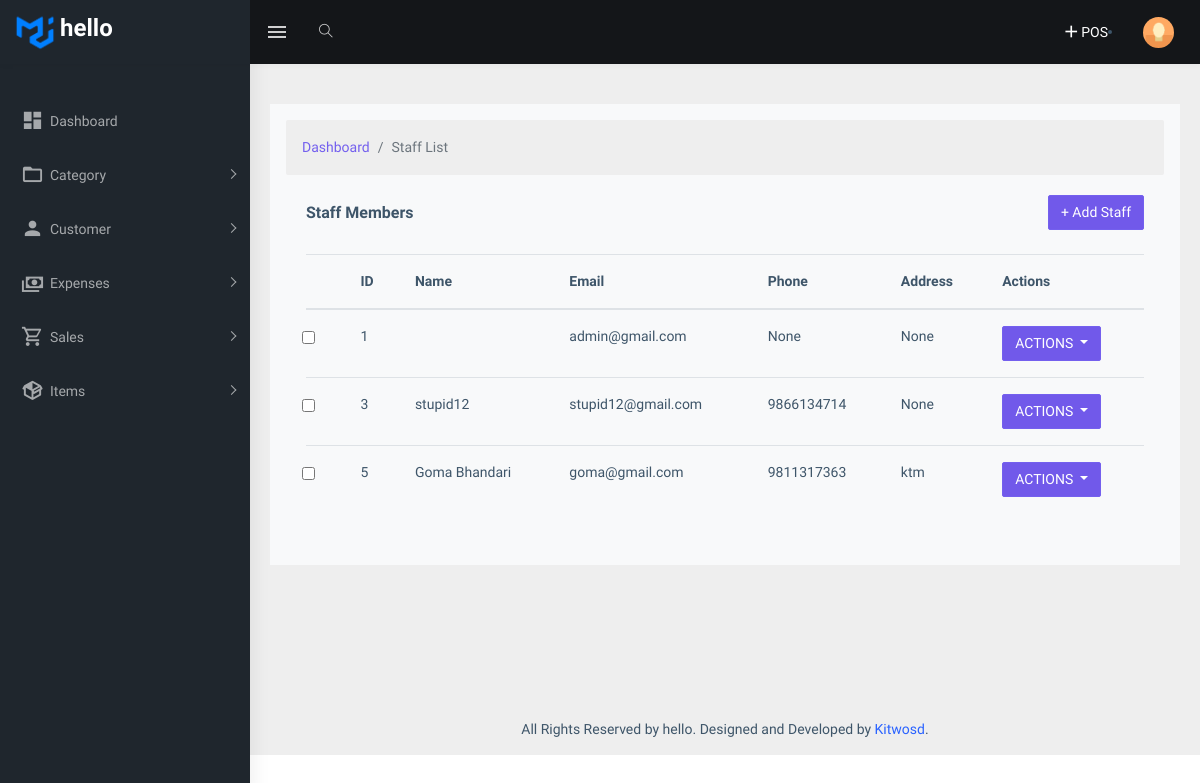
Page /staff/ on the committed database.
### app/frontend/models.py (models this page shows, shortened)
class OrganizationSetting(models.Model):
    company_name = models.CharField(max_length=255, unique=True)
    logo = models.ImageField(upload_to='organization_logos/', blank=False, null=False)
    phone = models.IntegerField(blank=True, null=True)
    telephone = models.CharField(max_length=20, blank=True, null=True)
    location = models.CharField(max_length=255, blank=True, null=True)
    pan_vat = models.CharField(max_length=100, blank=True, null=True)
    email = models.EmailField(max_length=255, blank=True, null=True)

### app/account/models.py (models this page shows)
class User(AbstractUser):
    email = models.EmailField(unique=True)
    fullname = models.CharField(max_length=255)
    is_admin = models.BooleanField(default=False)
    is_staff = models.BooleanField(default=False)
    is_editor = models.BooleanField(default=False)  # Add this field for editors
    phone_no = models.CharField(max_length=15, blank=True, null=True)
    address = models.TextField(blank=True, null=True)
    image = models.ImageField(upload_to='profile_images/', blank=True, null=True)
    USERNAME_FIELD = 'email'
    REQUIRED_FIELDS = ['username', 'fullname']
    groups = models.ManyToManyField(Group, related_name='custom_user_set', blank=True)
    user_permissions = models.ManyToManyField(Permission, related_name='custom_user_set', blank=True)

### app/frontend/views.py (the view)
# urls.py: path('staff/', views.StaffListView.as_view(), name='staff_list'),
class StaffListView(View):
    template_name = 'backend/staff_list.html'
    def get(self, request):
        staff_members = User.objects.filter(is_staff=True)
        return render(request, self.template_name, {'staff_members': staff_members})

### app/frontend/context_processors.py (called while the page is built)
def organization_settings(request):
    organization = OrganizationSetting.objects.first()  # Get the first organization settings
    return {'organization': organization}

### templates/backend/staff_list.html (shortened to what this page needs)
{% extends 'base.html' %}
{% load static %}
{% block content %}
<div class="container-fluid">
    <div class="bg-light p-3 mb-4">
        <nav aria-label="breadcrumb">
            <ol class="breadcrumb m-0">
                <li class="breadcrumb-item"><a href="{% url 'frontend:index' %}" class="text-decoration-none text-primary">Dashboard</a></li>
                <li class="breadcrumb-item active" aria-current="page">Staff List</li>
            </ol>
        </nav>
    <div class="card-body">
        <div class="d-flex justify-content-between align-items-center mb-4">
            <h5 class="card-title mb-0">Staff Members</h5>
            <a href="{% url 'frontend:create_staff' %}" class="btn btn-primary" style="background-color: #7159ea;">
                + Add Staff
            </a>
        </div>
        <div class="table-responsive">
            <table class="table">
                <thead>
                    <tr>
                        <th></th>
                        <th><strong>ID</strong></th>
                        <th><strong>Name</strong></th>
                        <th><strong>Email</strong></th>
                        <th><strong>Phone</strong></th>
                        <th><strong>Address</strong></th>
                        <th><strong>Actions</strong></th>
                    </tr>
                </thead>
                <tbody>
                    {% for staff in staff_members %}
                    <tr>
                        <td><input type="checkbox" class="form-check-input"></td>
                        <td>{{ staff.id }}</td>
                        <td>{{ staff.fullname }}</td>
                        <td>{{ staff.email }}</td>
                        <td>{{ staff.phone_no }}</td>
                        <td>{{ staff.address }}</td>
                        <td>
                            <div class="dropdown">
                                <button class="btn btn-primary dropdown-toggle" type="button"
                                        style="background-color: #7159ea;" data-bs-toggle="dropdown">
                                    ACTIONS
                                </button>
                            </div>
                        </td>
                    </tr>
                    {% empty %}
                    <tr>
                        <td colspan="7" class="text-center text-muted">No staff members found.</td>
                    </tr>
                    {% endfor %}
                </tbody>
            </table>
        </div>
    </div>
</div>
</div>
{% endblock %}

### templates/base.html (shortened to what this page needs)
<!DOCTYPE html>
{% load static %}
<html dir="ltr" lang="en">
<head>
    <link href="{% static 'assets/libs/flot/css/float-chart.css' %}" rel="stylesheet">
    <link href="{% static 'assets/css/style.min.css' %}" rel="stylesheet">
    <link rel="stylesheet" href="https://cdn.jsdelivr.net/npm/@mdi/font/css/materialdesignicons.min.css">
</head>
<body>
    <div id="main-wrapper">
        <header class="topbar" data-navbarbg="skin5">
            <nav class="navbar top-navbar navbar-expand-md navbar-dark">
                <div class="navbar-header" data-logobg="skin5">
                    <a class="navbar-brand" href="{% url 'frontend:index' %}">
                        {% if organization.logo %}
                            <img src="{{ organization.logo.url }}" alt="logo" style="max-height: 50px; width: auto;">
                        {% endif %}
                        <h3>{{ organization.company_name }}</h3>
                    </a>
                </div>
                <div class="navbar-collapse collapse" id="navbarSupportedContent" data-navbarbg="skin5">
                    <ul class="navbar-nav float-left mr-auto">
                        <li class="nav-item d-none d-md-block"><a class="nav-link sidebartoggler waves-effect waves-light" href="javascript:void(0)" data-sidebartype="mini-sidebar"><i class="mdi mdi-menu font-24"></i></a></li>
                        <li class="nav-item search-box"> <a class="nav-link waves-effect waves-dark" href="javascript:void(0)"><i class="ti-search"></i></a>
                        </li>
                    </ul>
                    <a href="{% url 'frontend:pos_page' %}" class="text-decoration-none">
                        <div class="d-flex align-items-center">
                            <i class="mdi mdi-plus text-white" style="font-size: 20px;"></i>
                            <span class="ms-2 text-white fw-bold d-none d-sm-inline">POS</span>
                        </div>
                    </a>
                    <li class="nav-item dropdown">
                        <a class="nav-link dropdown-toggle text-muted waves-effect waves-dark pro-pic" href="" data-toggle="dropdown" aria-haspopup="true" aria-expanded="false"><img src="{% static 'assets/images/users/1.jpg' %}" alt="user" class="rounded-circle" width="31"></a>
                    </li>
                </div>
            </nav>
        </header>
        <aside class="left-sidebar" data-sidebarbg="skin5">
            <div class="scroll-sidebar">
                <nav class="sidebar-nav">
                    <ul id="sidebarnav" class="p-t-30">
                        <li class="sidebar-item"> <a class="sidebar-link waves-effect waves-dark sidebar-link" href="{% url 'frontend:index' %}" aria-expanded="false"><i class="mdi mdi-view-dashboard"></i><span class="hide-menu">Dashboard</span></a></li>
                        <li class="sidebar-item">
                            <a class="sidebar-link has-arrow waves-effect waves-dark" href="javascript:void(0)" aria-expanded="false">
                                <i class="mdi mdi-folder-outline"></i><span class="hide-menu">Category</span>
                            </a>
                        </li>
                        <li class="sidebar-item"> <a class="sidebar-link has-arrow waves-effect waves-dark" href="javascript:void(0)" aria-expanded="false"><i class="mdi mdi-account"></i><span class="hide-menu">Customer </span></a>
                        </li>
                        <li class="sidebar-item">
                            <a class="sidebar-link has-arrow waves-effect waves-dark" href="javascript:void(0)" aria-expanded="false">
                                <i class="mdi mdi-cash-multiple"></i><span class="hide-menu">Expenses</span>
                            </a>
                        </li>
                        <li class="sidebar-item">
                            <a class="sidebar-link has-arrow waves-effect waves-dark" href="javascript:void(0)" aria-expanded="false">
                                <i class="mdi mdi-cart-outline"></i><span class="hide-menu">Sales</span>
                            </a>
                        </li>
                        <li class="sidebar-item">
                            <a class="sidebar-link has-arrow waves-effect waves-dark" href="javascript:void(0)" aria-expanded="false">
                                <i class="mdi mdi-package-variant"></i><span class="hide-menu">Items </span>
                            </a>
                        </li>
                    </ul>
                </nav>
            </div>
        </aside>
        <div class="page-wrapper">
             <div class="page-breadcrumb">
            </div>
            {% block content%}
            {% endblock %}
            <footer class="footer text-center">
                All Rights Reserved by {{ organization.company_name }}. Designed and Developed by <a href="https://www.kitwosd.com/">Kitwosd</a>.
         </footer>
        </div>
    </body>
    </html>

### rows in the picture
OrganizationSetting: logo (picture), company_name "hello"
User: id "1", email "admin@gmail.com", phone_no "None", address "None"
User: id "3", fullname "stupid12", email "stupid12@gmail.com", phone_no "9866134714", address "None"
User: id "5", fullname "Goma Bhandari", email "goma@gmail.com", phone_no "9811317363", address "ktm"
